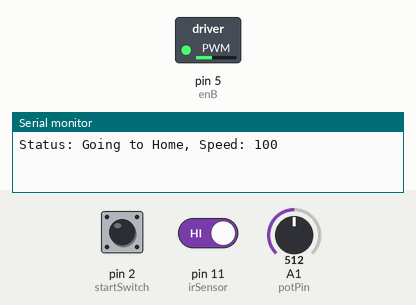
Simulated run of this sketch. Board: Arduino Uno, built with avr-gcc and run on an emulated ATmega328P. Parts: switched loads named in the sketch (green lamp = pin HIGH), the last lines printed to the serial monitor. The inputs (shaded band) are chosen by the test bench; at power-on: pin 11 (irSensor) HIGH, pin 2 (startSwitch) HIGH, A1 (potPin) = 512.

Above: at 0.8 s.
0.9 s: pin 11 (irSensor) driven LOW
At 2.1 s:
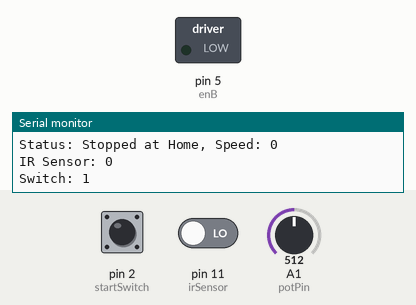
2.4 s: pin 2 (startSwitch) pulled LOW for 0.15 s
At 2.9 s:
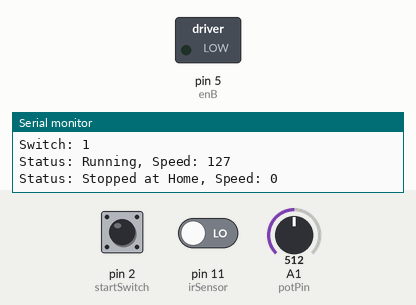
4.0 s: pin 2 (startSwitch) pulled LOW for 3.2 s
At 4.6 s:
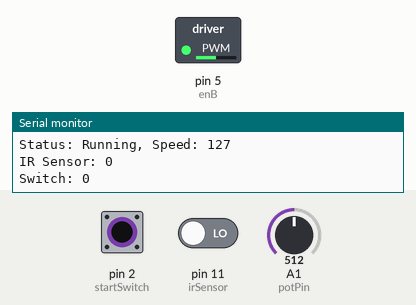
8.7 s: pin 11 (irSensor) driven HIGH
At 9.4 s:
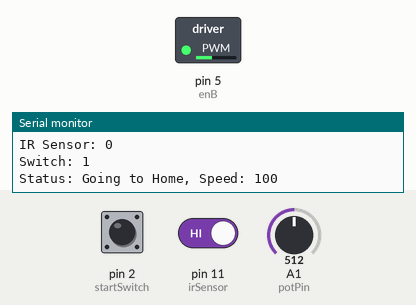
Timing chart, 0 to 11.2 s (numbered marks = the images above; inputs shaded):
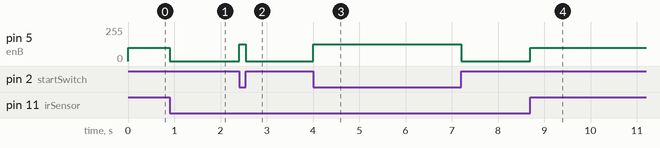

The sketch:

test34_1.ino
```cpp
// Pin definitions
const int enB = 5;    // PWM pin for Motor M4 speed control
const int irSensor = 11; // IR sensor pin
const int startSwitch = 2; // Start switch pin
const int potPin = A1; // Potentiometer pin for speed control

// Variables
int motorSpeed = 0; // Current motor speed (0-255)
bool isRunning = false; // Motor running state
String motorStatus = "Stopped"; // Status for Serial output

void setup() {
  // Initialize pins
  pinMode(enB, OUTPUT);
  pinMode(irSensor, INPUT_PULLUP); // IR sensor with internal pull-up
  pinMode(startSwitch, INPUT_PULLUP); // Start switch with internal pull-up
  pinMode(potPin, INPUT); // Potentiometer input

  // Start Serial communication
  Serial.begin(9600);

  // Initial homing on power-up
  if (digitalRead(startSwitch) == 1 && digitalRead(irSensor) == 1) {
    // Case: pin2=0 (HIGH with INPUT_PULLUP), pin11=1 -> Not at Home, start homing
    motorStatus = "Going to Home";
    motorSpeed = 100; // Fixed speed for homing
    analogWrite(enB, motorSpeed);
    Serial.println("Status: Going to Home, Speed: 100");

    // Run until IR sensor detects Home (IR = 0)
    while (digitalRead(irSensor) == 1) {
      delay(10); // Small delay to avoid blocking
    }

    // Stop motor when Home is reached
    analogWrite(enB, 0);
    motorSpeed = 0;
    motorStatus = "Stopped at Home";
    Serial.println("Status: Stopped at Home, Speed: 0");
  } else if (digitalRead(startSwitch) == 1 && digitalRead(irSensor) == 0) {
    // Case: pin2=0 (HIGH with INPUT_PULLUP), pin11=0 -> At Home, stop
    motorStatus = "Stopped at Home";
    motorSpeed = 0;
    analogWrite(enB, 0);
    Serial.println("Status: Stopped at Home, Speed: 0");
  } else {
    // Case: pin2=1 (LOW with INPUT_PULLUP, pressed at power-on, unlikely)
    motorStatus = "Waiting for switch release";
    motorSpeed = 0;
    analogWrite(enB, 0);
    Serial.println("Status: Waiting for switch release, Speed: 0");
  }
}

void loop() {
  // Check if start switch is pressed (pin2 = 0 due to INPUT_PULLUP, pressed = LOW)
  if (digitalRead(startSwitch) == 0 && !isRunning) {
    isRunning = true;
    motorStatus = "Running";

    // Read potentiometer and map to PWM (0-255)
    int potValue = analogRead(potPin);
    motorSpeed = map(potValue, 0, 1023, 0, 255);

    // Start motor with potentiometer speed
    analogWrite(enB, motorSpeed);
    Serial.print("Status: Running, Speed: ");
    Serial.println(motorSpeed);
  }

  // If switch is released (pin2 = 1) and motor is running, continue until Home
  if (isRunning && digitalRead(startSwitch) == 1 && digitalRead(irSensor) == 1) {
    // Continue running at last potentiometer speed until Home
    motorStatus = "Going to Home";
    int potValue = analogRead(potPin);
    motorSpeed = map(potValue, 0, 1023, 0, 255);
    analogWrite(enB, motorSpeed);
    Serial.println("Status: Going to Home, Speed: " + String(motorSpeed));
  }

  // Stop motor when Home is reached (pin11 = 0) and not running with switch
  if (isRunning && digitalRead(startSwitch) == 1 && digitalRead(irSensor) == 0) {
    analogWrite(enB, 0);
    motorSpeed = 0;
    motorStatus = "Stopped at Home";
    isRunning = false;
    Serial.println("Status: Stopped at Home, Speed: 0");
  }

  // If switch is not pressed and not at Home, home the motor
  if (digitalRead(startSwitch) == 1 && !isRunning && digitalRead(irSensor) == 1) {
    motorStatus = "Going to Home";
    motorSpeed = 100; // Fixed speed for homing
    analogWrite(enB, motorSpeed);
    Serial.println("Status: Going to Home, Speed: 100");

    // Run until IR sensor detects Home (IR = 0)
    while (digitalRead(irSensor) == 1) {
      delay(10); // Small delay to avoid blocking
    }

    // Stop motor when Home is reached
    analogWrite(enB, 0);
    motorSpeed = 0;
    motorStatus = "Stopped at Home";
    Serial.println("Status: Stopped at Home, Speed: 0");
  }

  // Print status periodically (every 1 second)
  static unsigned long lastPrint = 0;
  if (millis() - lastPrint >= 1000) {
    Serial.print("Status: ");
    Serial.print(motorStatus);
    Serial.print(", Speed: ");
    Serial.println(motorSpeed);
    Serial.print("IR Sensor: ");
    Serial.println(digitalRead(irSensor));
    Serial.print("Switch: ");
    Serial.println(digitalRead(startSwitch));
    lastPrint = millis();
  }
}
```

Measured:
- after the input at 0.9 s, pin 5 (enB): 100/255 → 0/255 at once
- after the input at 2.4 s, pin 5 (enB): 0/255 → 127/255 at once, → 0/255 0.15 s later
- after the input at 4.0 s, pin 5 (enB): 0/255 → 127/255 at once, → 0/255 3.2 s later
- after the input at 8.7 s, pin 5 (enB): 0/255 → 100/255 at once
